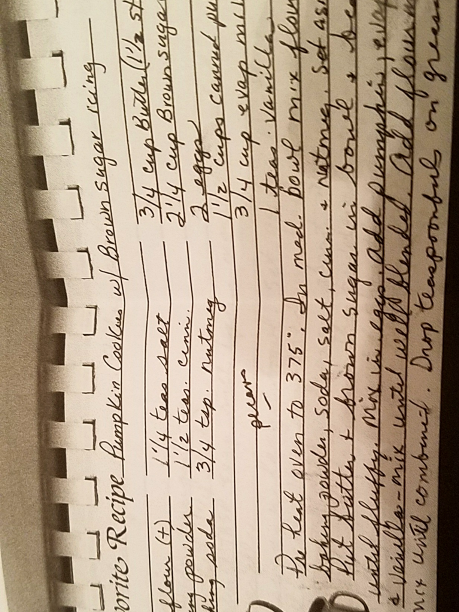
#> input picture assets/cabin-cover.png, 918 x 1224 px, given in place of Resized_20170915_205400001.jpeg, which was not available (shown at 1/2 size)
$ python make-extra-covers.py
#> lines starting #> are read from the running program, lines starting #| are printed output that depends on the picture; after the words box and inside, x2 and y2 are one past the last pixel; in counts of white or black regions, pixels touching at a corner belong together; pictures that were not available may be replaced by others from this repository, and a replacement may not be noted
#> in make_cabin_covers, img is the input picture: PIL image 918x1224 RGB; mean R, G, B 178.5, 159.2, 137.4
"""Generate cabin + low-carb original/modern cover pairs."""
from __future__ import annotations

from pathlib import Path

from PIL import Image, ImageDraw, ImageEnhance, ImageFilter, ImageFont, ImageOps

ROOT = Path(__file__).resolve().parents[1]
ASSETS = ROOT / "assets"

# Pumpkin-cookies notebook page — clearest cabin photo, title at top
CABIN_SRC = ROOT / "assets" / "cabin" / "Resized_20170915_205400001.jpeg"


def load_font(size: int, bold: bool = False) -> ImageFont.FreeTypeFont | ImageFont.ImageFont:
    path = r"C:\Windows\Fonts\arialbd.ttf" if bold else r"C:\Windows\Fonts\arial.ttf"
    if Path(path).exists():
        return ImageFont.truetype(path, size)
    return ImageFont.load_default()


def compose_mockup(card: Image.Image, pad: int = 48) -> Image.Image:
    card = card.convert("RGB")
    canvas = Image.new("RGB", (card.width + pad * 2, card.height + pad * 2), "#d4d0c8")
    shadow = Image.new("RGBA", card.size, (0, 0, 0, 0))
    sd = ImageDraw.Draw(shadow)
    sd.rectangle((0, 0, card.width - 1, card.height - 1), fill=(10, 8, 6, 160))
    shadow = shadow.filter(ImageFilter.GaussianBlur(18))
    canvas.paste(shadow, (pad + 12, pad + 14), shadow)
    canvas.paste(card, (pad, pad))
    return canvas


def trim_to_paper(img: Image.Image) -> Image.Image:
    """Crop to the bright notebook page, dropping table/floor edges."""
    gray = img.convert("L")
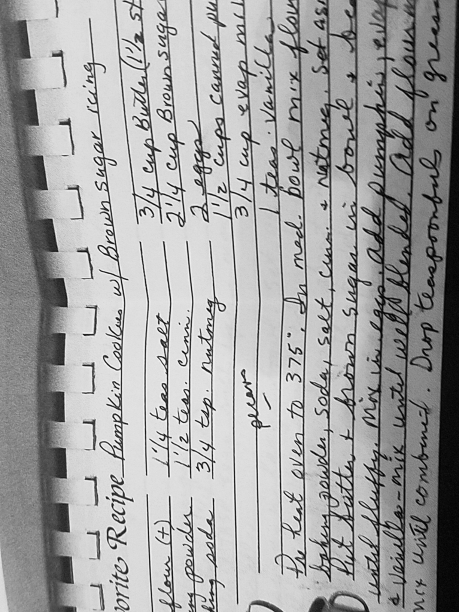
#> gray: PIL image 918x1224 L (shown at 1/2 size); min 0, max 254, mean 162.5
    mask = gray.point(lambda p: 255 if p > 150 else 0)
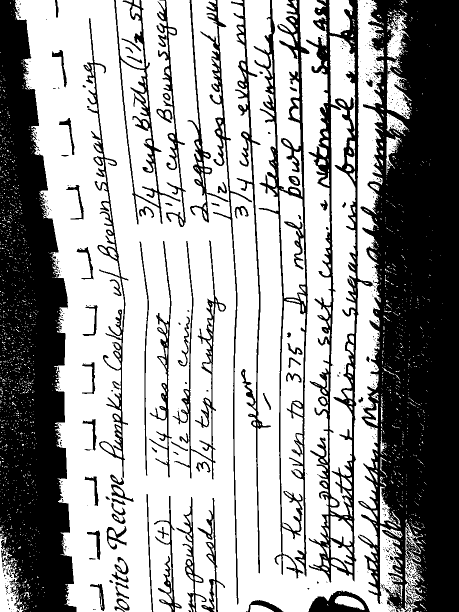
#> mask: PIL image 918x1224 L (shown at 1/2 size); 62.4% white; 670 black regions (572 under 20 px), largest, box (x1, y1, x2, y2) and area: (716, 0, 918, 1224) 185898, (0, 0, 153, 1224) 122232, (612, 0, 748, 1165) 29123
    mask = mask.filter(ImageFilter.MaxFilter(15))
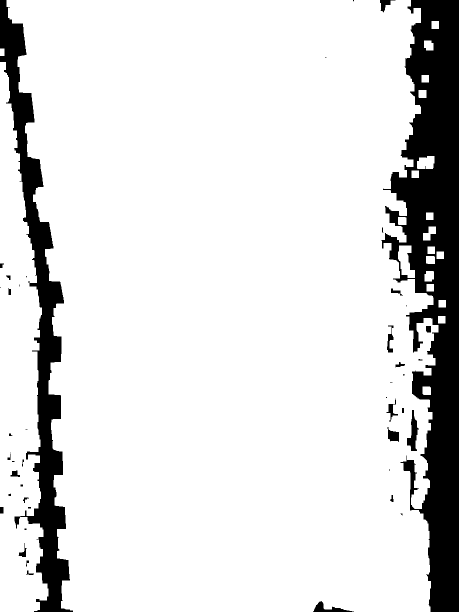
#> mask: PIL image 918x1224 L (shown at 1/2 size); 86.9% white; 45 black regions (17 under 20 px), largest, box (x1, y1, x2, y2) and area: (762, 0, 918, 1224) 98274, (0, 0, 146, 1224) 44104, (814, 820, 838, 902) 893
    bbox = mask.getbbox()
#> bbox = (0, 0, 892, 1224)
    if not bbox:
        return img
    left, top, right, bottom = bbox
#> left = 0; top = 0; right = 892; bottom = 1224
    pad_x = int((right - left) * 0.02)
#> pad_x = 17
    pad_y = int((bottom - top) * 0.02)
#> pad_y = 24
    left = max(0, left - pad_x)
    top = max(0, top - pad_y)
    right = min(img.width, right + pad_x)
#> right = 909
    bottom = min(img.height, bottom + pad_y)
    return img.crop((left, top, right, bottom))


def fit_cover(img: Image.Image, target: tuple[int, int] = (918, 1224)) -> Image.Image:
    """Center-crop to 3:4, then resize — keeps the title readable in the hero."""
#> called with target = (918, 1224)
    tw, th = target
    ratio = tw / th
    w, h = img.size
#> w = 909; h = 1224
    current = w / h
#> current = 0.743
    if current > ratio:
        new_w = int(h * ratio)
        x0 = (w - new_w) // 2
        img = img.crop((x0, 0, x0 + new_w, h))
    else:
        new_h = int(w / ratio)
#> new_h = 1212
        y0 = max(0, (h - new_h) // 4)  # bias crop toward title at top
#> y0 = 3
        img = img.crop((0, y0, w, min(h, y0 + new_h)))
#> img: PIL image 909x1212 RGB
    return img.resize(target, Image.Resampling.LANCZOS)
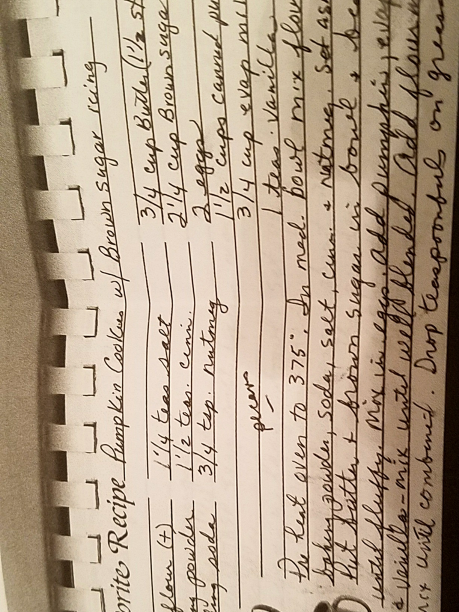
#> returned value: PIL image 918x1224 RGB (shown at 1/2 size); mean R, G, B 180.2, 160.8, 138.8


def polish_photo(img: Image.Image, *, modern: bool) -> Image.Image:
#> called with modern = False
    out = ImageEnhance.Contrast(img).enhance(1.08 if modern else 1.04)
    out = ImageEnhance.Brightness(out).enhance(1.03 if modern else 1.01)
    out = ImageEnhance.Color(out).enhance(1.05 if modern else 1.02)
    if modern:
        out = ImageEnhance.Sharpness(out).enhance(1.35)
    return out


def draw_cabin_modern_cover() -> Image.Image:
    w, h = 864, 1152
    paper = "#f6f3eb"
    base = Image.new("RGB", (w, h), paper)
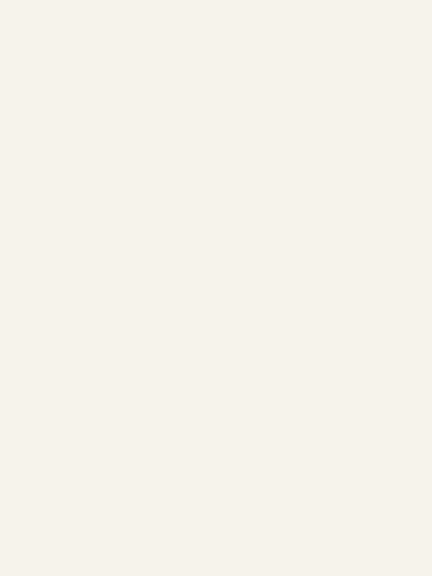
#> base: PIL image 864x1152 RGB (shown at 1/2 size); mean R, G, B 246, 243, 235
    draw = ImageDraw.Draw(base)

    margin = 56
    draw.rectangle((margin, margin, w - margin, h - margin), outline="#2a4035", width=3)
    draw.rectangle((margin + 18, margin + 18, w - margin - 18, h - margin - 18), outline="#6b9a78", width=1)

    # Notebook lines — stop before the title block so text stays clean
    line_left = margin + 36
    line_right = w - margin - 24
    for y in range(margin + 52, h - margin - 52, 34):
        if margin + 250 < y < h - margin - 250:
            continue
        draw.line([(line_left, y), (line_right, y)], fill=(150, 185, 220), width=1)
    draw.line([(margin + 30, margin + 24), (margin + 30, h - margin - 24)], fill=(196, 96, 96), width=2)

    title_font = load_font(88, bold=True)
    sub_font = load_font(28, bold=False)
    title = "CABIN"
    subtitle = "Handwritten notebook"

    tb = draw.textbbox((0, 0), title, font=title_font)
#> tb = (0, 2, 30, 10)
    tw, th = tb[2] - tb[0], tb[3] - tb[1]
#> tw = 30; th = 8
    sb = draw.textbbox((0, 0), subtitle, font=sub_font)
#> sb = (0, 2, 105, 10)
    sw, sh = sb[2] - sb[0], sb[3] - sb[1]
#> sw = 105; sh = 8

    block_w = max(tw, sw) + 80
#> block_w = 185
    block_h = th + sh + 56
#> block_h = 72
    bx0 = (w - block_w) // 2
#> bx0 = 339
    by0 = (h - block_h) // 2
#> by0 = 540
    draw.rectangle((bx0, by0, bx0 + block_w, by0 + block_h), fill=paper, outline="#c9d8c4", width=2)

    tx = (w - tw) // 2
#> tx = 417
    ty = by0 + 18
#> ty = 558
    pine = "#1e3d2a"
    for ox, oy, color in ((3, 4, "#143024"), (2, 3, "#1a3828"), (1, 2, "#204030")):
        draw.text((tx + ox, ty + oy), title, font=title_font, fill=color)
    draw.text((tx, ty), title, font=title_font, fill=pine)
    draw.text(((w - sw) // 2, ty + th + 22), subtitle, font=sub_font, fill="#3d6b4a")

    return base


def make_cabin_covers() -> None:
    img = Image.open(CABIN_SRC).convert("RGB")
    img = ImageOps.exif_transpose(img)
    img = trim_to_paper(img)
    img = fit_cover(img)
    img = polish_photo(img, modern=False)
    orig_out = ASSETS / "cabin-cover.png"
    img.save(orig_out, optimize=True, quality=90)

    modern_card = draw_cabin_modern_cover()
    compose_mockup(modern_card).save(ASSETS / "cabin-cover-modern.png", optimize=True, quality=90)
#> in compose_mockup, `shadow = Image.new("RGBA", card.size, (0, 0, 0, 0))`: shadow: PIL image 864x1152 RGBA; every value is 0
#> in compose_mockup, `canvas.paste(card, (pad, pad))`:
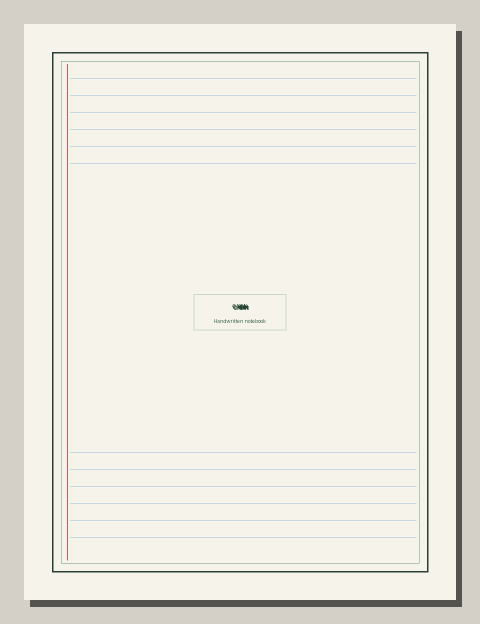
#> canvas: PIL image 960x1248 RGB (shown at 1/2 size); mean R, G, B 234.4, 231.8, 224.1
    print(f"Cabin covers -> {orig_out.name}, cabin-cover-modern.png")


def draw_binder_cover(title: str, subtitle: str, modern: bool) -> Image.Image:
#> called with title = 'LOW CARB', subtitle = 'Nice to have', modern = False
    w, h = 864, 1152
    if modern:
        bg = Image.new("RGB", (w, h), "#e8efe6")
        draw = ImageDraw.Draw(bg)
        for y in range(h):
            fade = int(12 * (y / h))
            draw.line([(0, y), (w, y)], fill=(220 - fade, 235 - fade, 218 - fade))
        accent = "#3d6b4a"
        title_color = "#1e3d2a"
    else:
        bg = Image.new("RGB", (w, h), "#ffffff")
#> bg: PIL image 864x1152 RGB; every value is 255
        draw = ImageDraw.Draw(bg)
        accent = "#2a4035"
        title_color = "#111111"

    margin = 64
    draw.rectangle((margin, margin, w - margin, h - margin), outline=accent, width=3 if modern else 2)

    title_font = load_font(72 if modern else 64, bold=True)
    sub_font = load_font(28, bold=False)

    tb = draw.textbbox((0, 0), title, font=title_font)
#> tb = (0, 2, 50, 10)
    tw = tb[2] - tb[0]
#> tw = 50
    draw.text(((w - tw) // 2, h // 2 - 90), title, font=title_font, fill=title_color)
    if subtitle:
        sb = draw.textbbox((0, 0), subtitle, font=sub_font)
#> sb = (0, 2, 57, 10)
        sw = sb[2] - sb[0]
#> sw = 57
        draw.text(((w - sw) // 2, h // 2 + 10), subtitle, font=sub_font, fill=accent)

    if modern:
        draw.rectangle((margin + 20, margin + 20, w - margin - 20, h - margin - 20), outline="#8ab89a", width=1)
    return bg


def make_low_carb_covers() -> None:
    plain = draw_binder_cover("LOW CARB", "Nice to have", modern=False)
    plain.save(ASSETS / "low-carb-cover.png", optimize=True, quality=90)
    modern = draw_binder_cover("LOW CARB", "Nice to have", modern=True)
    compose_mockup(modern).save(ASSETS / "low-carb-cover-modern.png", optimize=True, quality=90)
#> call 2 of compose_mockup, with pad = 48
#> in compose_mockup (call 2), `canvas.paste(card, (pad, pad))`:
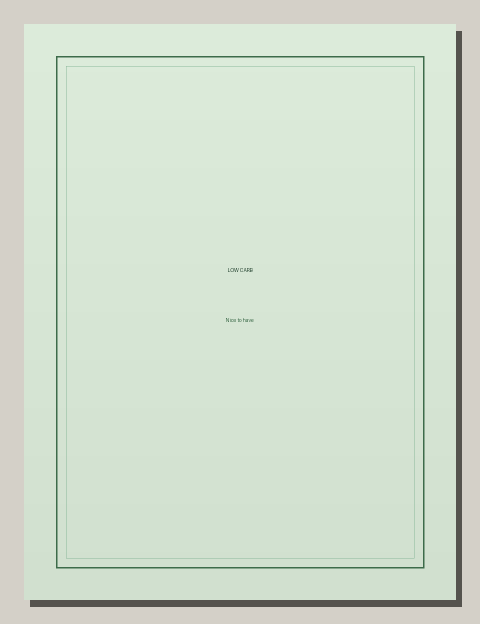
#> canvas: PIL image 960x1248 RGB (shown at 1/2 size); mean R, G, B 209.7, 221.9, 206.3
    print("Low Carb covers -> low-carb-cover.png, low-carb-cover-modern.png")


if __name__ == "__main__":
    make_cabin_covers()
    make_low_carb_covers()
